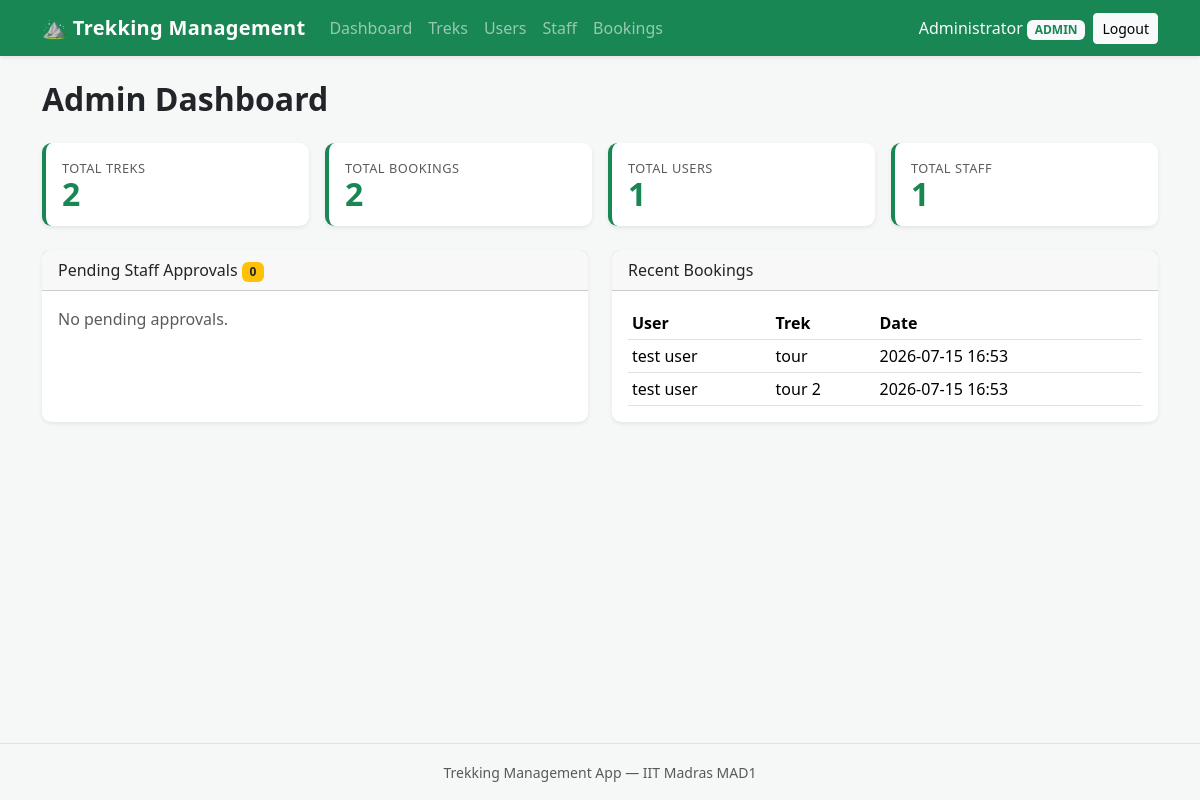
The app's page /admin/dashboard (signed in), older data.
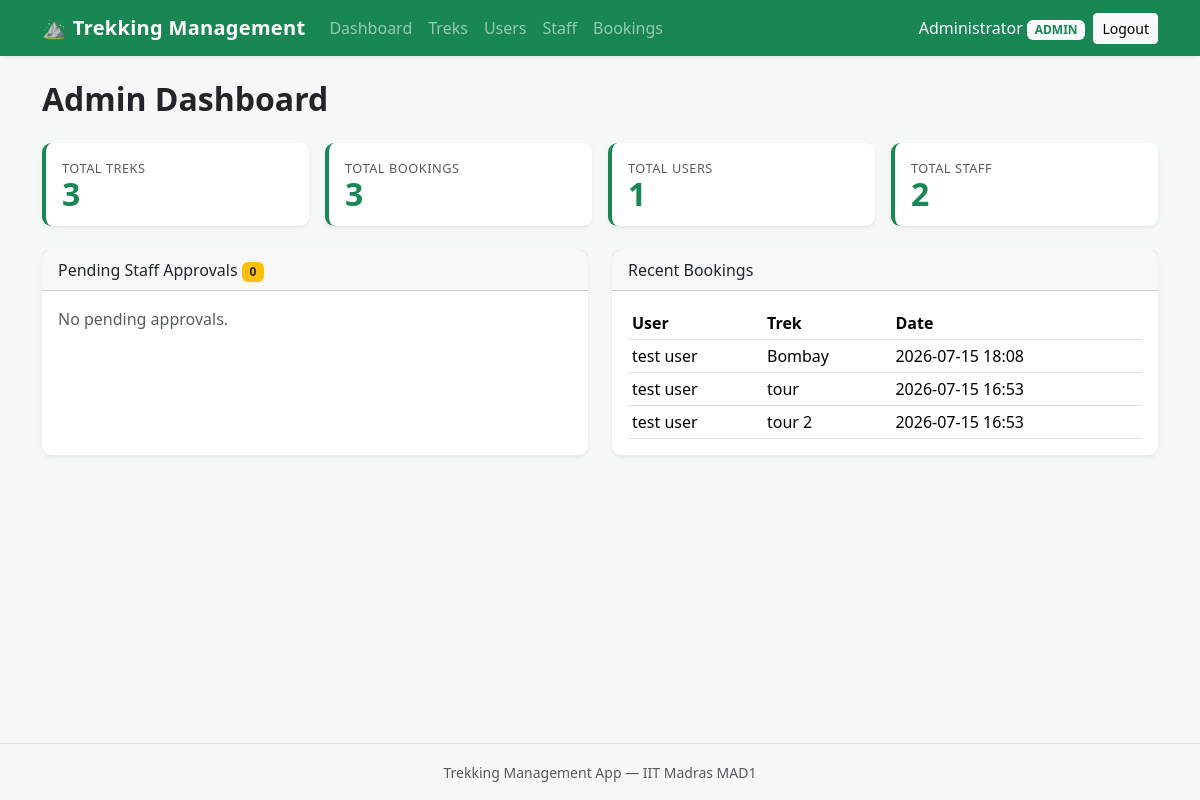
The same page, newer data.
### models/booking.py (models this page shows, shortened)
class Booking(db.Model):
    __tablename__ = "bookings"
    id = db.Column(db.Integer, primary_key=True)
    user_id = db.Column(db.Integer, db.ForeignKey("users.id"), nullable=False)
    trek_id = db.Column(db.Integer, db.ForeignKey("treks.id"), nullable=False)
    booking_date = db.Column(db.DateTime, nullable=False, default=datetime.utcnow)
    status = db.Column(db.String(20), nullable=False, default="booked")

### models/user.py (models this page shows, shortened)
class User(UserMixin, db.Model):
    __tablename__ = "users"
    id = db.Column(db.Integer, primary_key=True)
    name = db.Column(db.String(80), nullable=False)
    email = db.Column(db.String(120), unique=True, nullable=False)
    password_hash = db.Column(db.String(255), nullable=False)
    role = db.Column(db.String(20), nullable=False, default="user")
    approved = db.Column(db.Boolean, nullable=False, default=False)
    blacklisted = db.Column(db.Boolean, nullable=False, default=False)
    bookings = db.relationship("Booking", backref="user", lazy=True)

### models/trek.py (models this page shows, shortened)
class Trek(db.Model):
    __tablename__ = "treks"
    id = db.Column(db.Integer, primary_key=True)
    name = db.Column(db.String(120), nullable=False)
    location = db.Column(db.String(120), nullable=False)
    difficulty = db.Column(db.String(20), nullable=True)
    duration = db.Column(db.Integer, nullable=False, default=1)
    available_slots = db.Column(db.Integer, nullable=False, default=0)
    status = db.Column(db.String(20), nullable=False, default="open")
    start_date = db.Column(db.Date, nullable=True)
    end_date = db.Column(db.Date, nullable=True)
    description = db.Column(db.Text, nullable=True)
    staff_id = db.Column(db.Integer, db.ForeignKey("users.id"), nullable=True)
    staff = db.relationship("User", backref="assigned_treks")
    bookings = db.relationship("Booking", backref="trek", lazy=True)

### routes/admin.py (the view)
@admin_bp.route("/dashboard")
@admin_required
def dashboard():
    stats = {
        "total_treks": Trek.query.count(),
        "total_bookings": Booking.query.count(),
        "total_users": User.query.filter_by(role="user").count(),
        "total_staff": User.query.filter_by(role="staff").count(),
    }
    pending_staff = User.query.filter_by(role="staff", approved=False).all()
    recent_bookings = (
        Booking.query.order_by(Booking.booking_date.desc()).limit(5).all()
    )
    return render_template(
        "admin/dashboard.html",
        stats=stats,
        pending_staff=pending_staff,
        recent_bookings=recent_bookings,
    )

### models/user.py (called while the page is built)
@login_manager.user_loader
def load_user(user_id):
    return User.query.get(int(user_id))

### routes/admin.py (called while the page is built)
def admin_required(view):
    @wraps(view)
    @login_required
    def wrapped(*args, **kwargs):
        if current_user.role != "admin":
            abort(403)
        return view(*args, **kwargs)
    return wrapped

### templates/admin/dashboard.html (shortened to what this page needs)
{% extends "base.html" %}
{% block content %}
<h2 class="mb-4">Admin Dashboard</h2>
<div class="row g-3 mb-4">
    <div class="col-6 col-md-3">
        <div class="card stat-card shadow-sm h-100">
            <div class="card-body">
                <div class="stat-label text-muted">Total Treks</div>
                <div class="stat-number text-success">{{ stats.total_treks }}</div>
            </div>
        </div>
    </div>
    <div class="col-6 col-md-3">
        <div class="card stat-card shadow-sm h-100">
            <div class="card-body">
                <div class="stat-label text-muted">Total Bookings</div>
                <div class="stat-number text-success">{{ stats.total_bookings }}</div>
            </div>
        </div>
    </div>
    <div class="col-6 col-md-3">
        <div class="card stat-card shadow-sm h-100">
            <div class="card-body">
                <div class="stat-label text-muted">Total Users</div>
                <div class="stat-number text-success">{{ stats.total_users }}</div>
            </div>
        </div>
    </div>
    <div class="col-6 col-md-3">
        <div class="card stat-card shadow-sm h-100">
            <div class="card-body">
                <div class="stat-label text-muted">Total Staff</div>
                <div class="stat-number text-success">{{ stats.total_staff }}</div>
            </div>
        </div>
    </div>
</div>
<div class="row">
    <div class="col-md-6 mb-4">
        <div class="card shadow-sm h-100">
            <div class="card-header">
                Pending Staff Approvals
                <span class="badge bg-warning text-dark">
                    {{ pending_staff | length }}
                </span>
            </div>
            <div class="card-body">
                {% if pending_staff %}
                <ul class="list-group list-group-flush">
                    {% for staff in pending_staff %}
                    <li class="list-group-item d-flex justify-content-between align-items-center">
                        <span>{{ staff.name }} &mdash;
                            <small class="text-muted">{{ staff.email }}</small>
                        </span>
                        <form method="POST"
                              action="{{ url_for('admin.approve_staff', user_id=staff.id) }}">
                            <button class="btn btn-sm btn-success">Approve</button>
                        </form>
                    </li>
                    {% endfor %}
                </ul>
                {% else %}
                <p class="text-muted mb-0">No pending approvals.</p>
                {% endif %}
            </div>
        </div>
    </div>
    <div class="col-md-6 mb-4">
        <div class="card shadow-sm h-100">
            <div class="card-header">Recent Bookings</div>
            <div class="card-body">
                {% if recent_bookings %}
                <table class="table table-sm mb-0">
                    <thead>
                        <tr>
                            <th>User</th>
                            <th>Trek</th>
                            <th>Date</th>
                        </tr>
                    </thead>
                    <tbody>
                        {% for booking in recent_bookings %}
                        <tr>
                            <td>{{ booking.user.name }}</td>
                            <td>{{ booking.trek.name }}</td>
                            <td>{{ booking.booking_date.strftime('%Y-%m-%d %H:%M') }}</td>
                        </tr>
                        {% endfor %}
                    </tbody>
                </table>
                {% else %}
                <p class="text-muted mb-0">No bookings yet.</p>
                {% endif %}
            </div>
        </div>
    </div>
</div>
{% endblock %}

Row changes from the older to the newer data that the page shows:
added Booking: user.name "test user", trek.name "Bombay", booking_date "2026-07-15 18:08"
Text that changed along with them:
{{ stats.total_treks }}: "2" → "3"
{{ stats.total_bookings }}: "2" → "3"
{{ stats.total_staff }}: "1" → "2"
